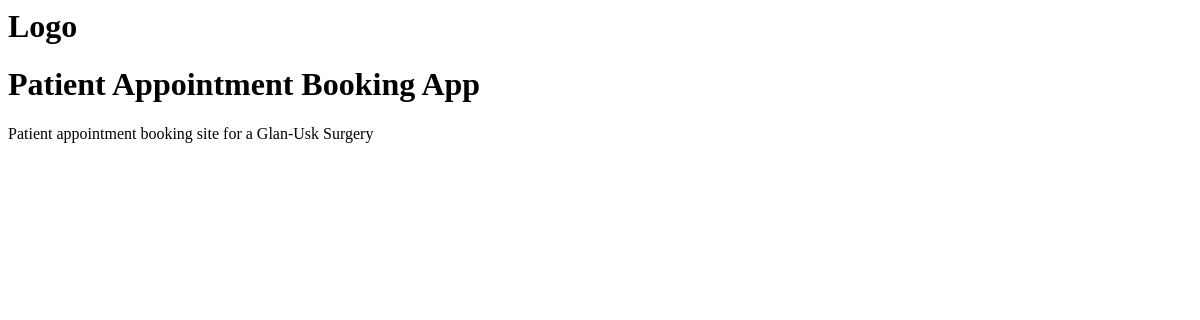
Page /project/1ae4da50ee62468ca5d1d6c1f041a0b6/ on the earlier database version.
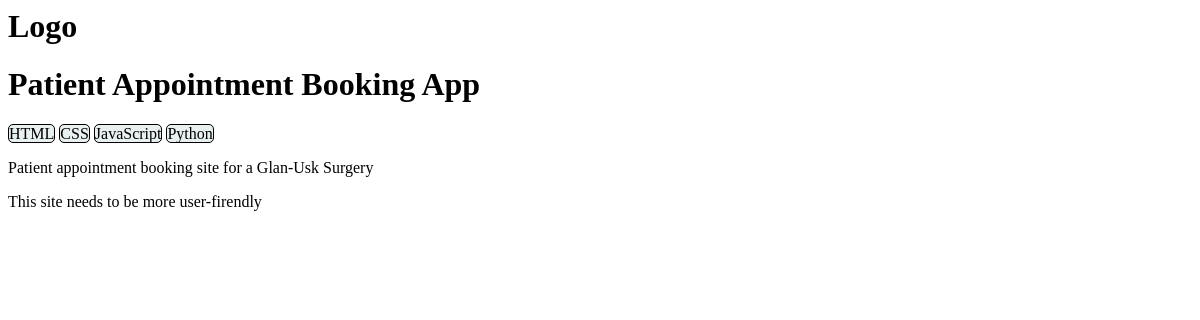
Same page on the later database version.
### projects/models.py (models this page shows, shortened)
class Project(models.Model):
    title = models.CharField(max_length=200)
    description = models.TextField(null=True, blank = True)
    tags = models.ManyToManyField('Tag', blank=True)
    demo_link = models.CharField(max_length=1000, null=True, blank=True)
    source_link = models.CharField(max_length=1000, null=True, blank=True)
    vote_total = models.IntegerField(default=0)
    vote_ratio = models.IntegerField(default=0)
    id = models.UUIDField(primary_key=True, default=uuid.uuid4, editable=False, unique=True)

class Tag(models.Model):
    name = models.CharField(max_length=200)
    created = models.DateTimeField(auto_now_add=True)
    id = models.UUIDField(default=uuid.uuid4, unique=True, primary_key=True, editable=False)
    def __str__(self):
        return self.name

class Review(models.Model):
    VOTE_TYPE = (('up','up'),('down','down'))
    project = models.ForeignKey(Project,on_delete=models.CASCADE, null=True, blank=True)
    body = models.TextField(null=True, blank=True)
    value = models.CharField(max_length=50,choices=VOTE_TYPE)
    updated = models.DateTimeField(auto_now=True)
    created = models.DateTimeField(auto_now_add=True)
    id = models.UUIDField(default=uuid.uuid4, unique=True, primary_key=True, editable=False)

### projects/views.py (the view)
# urls.py: path('project/<str:pk>/', views.project, name='project'),
def project(request, pk):
    projectObject = Project.objects.get(id=pk)
    tags = projectObject.tags.all()
    reviews = projectObject.review_set.all()
    context = {'project':projectObject, 'tags':tags, 'reviews':reviews}
    return render(request, 'projects/single-project.html', context)

### projects/templates/projects/single-project.html
{% extends 'base.html' %}
{% block content %}
<h1>{{ project.title }}</h1>
{% for tag in tags %}
    <span style="border: 1px solid; border-radius: 5px; background-color: rgb(233, 240, 240);">{{ tag }}</span>
{% endfor %}
<p>{{ project.description }}</p>
{% for review in reviews %}
    <p>{{ review.body }}</p>
{% endfor %}
{% endblock %}

### templates/base.html
<h1>Logo</h1>
{% block content %}
{% endblock %}

Differences in the rows shown:
now on this page (row unchanged): Tag: name "HTML"
now on this page (row unchanged): Tag: name "CSS"
now on this page (row unchanged): Tag: name "JavaScript"
now on this page (row unchanged): Tag: name "Python"
added Review: body "This site needs to be more user-firendly"
